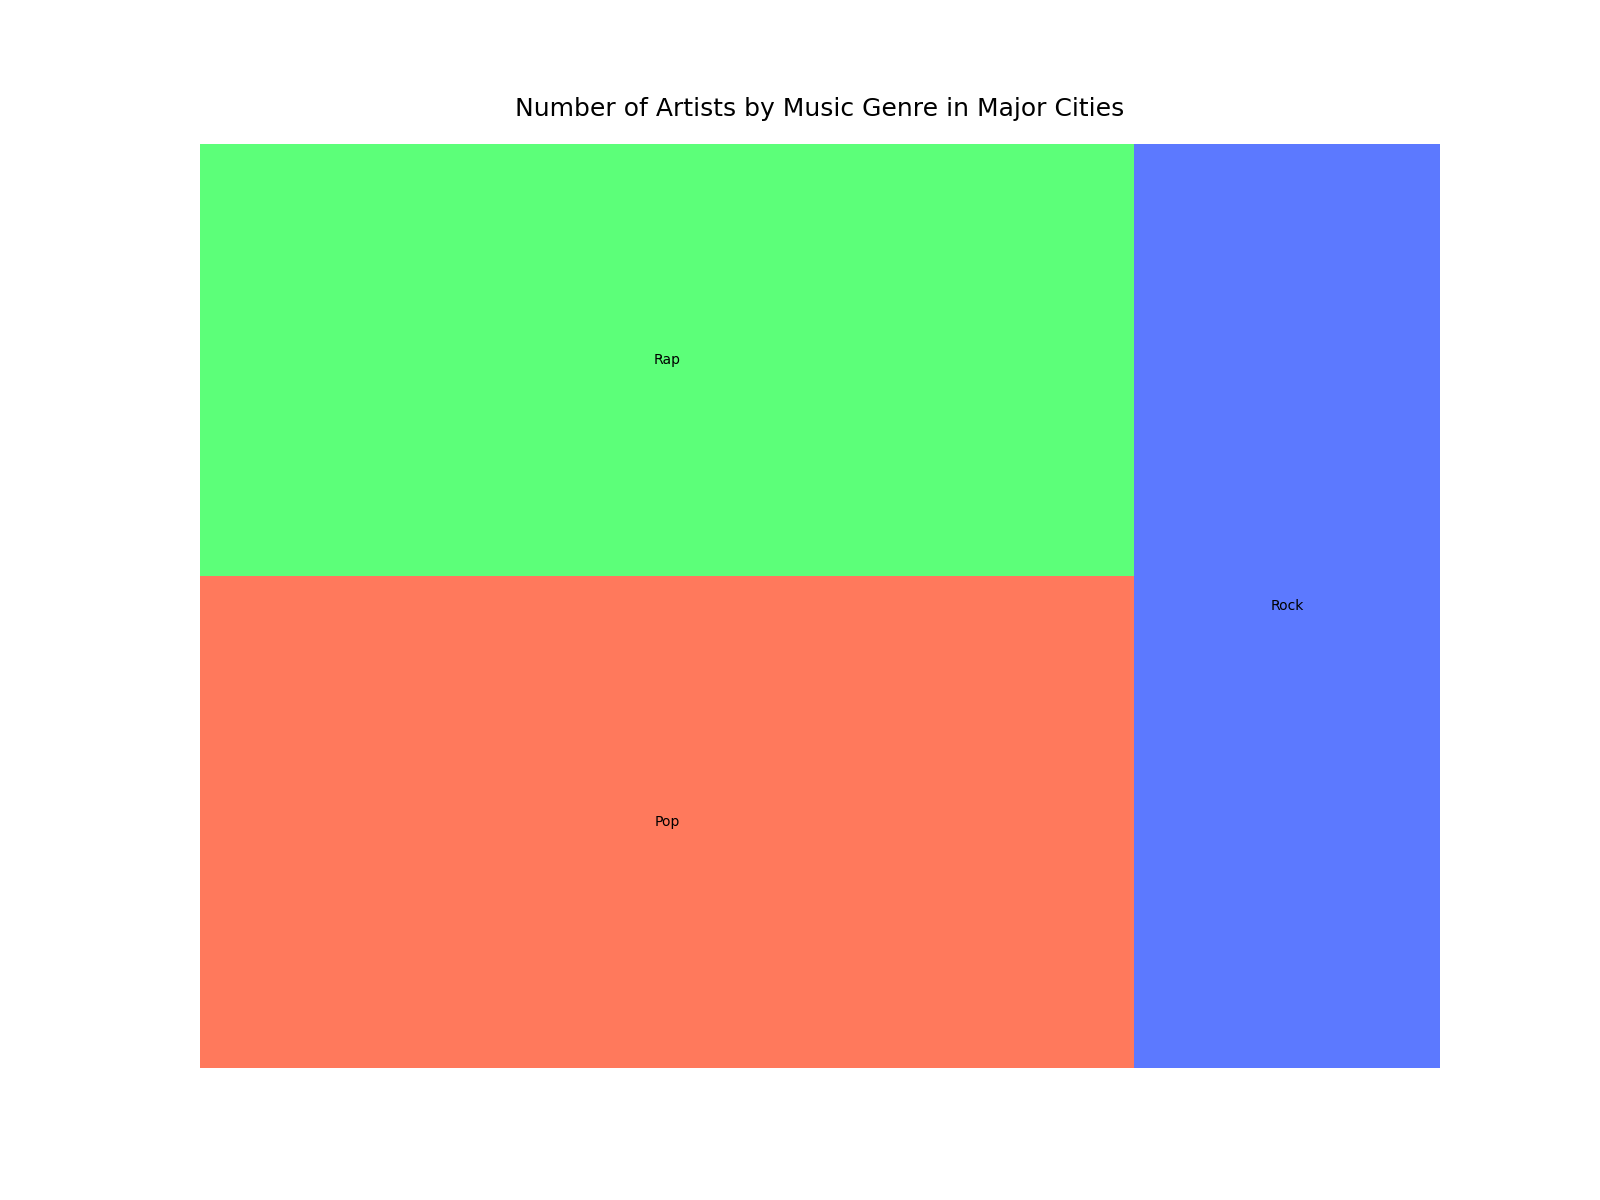

Python code for this plot:

import matplotlib.pyplot as plt
import pandas as pd
import squarify

data = {
    "City": ["New York", "New York", "New York", "Los Angeles", "Los Angeles", "Los Angeles",
             "Chicago", "Chicago", "Chicago", "Houston", "Houston", "Houston",
             "Phoenix", "Phoenix", "Phoenix", "Philadelphia", "Philadelphia", "Philadelphia",
             "San Antonio", "San Antonio", "San Antonio", "San Diego", "San Diego", "San Diego",
             "Dallas", "Dallas", "Dallas", "San Jose", "San Jose", "San Jose",
             "Seattle", "Seattle", "Seattle", "Miami", "Miami", "Miami",
             "Atlanta", "Atlanta", "Atlanta", "Boston", "Boston", "Boston"],
    "Music Genre": ["Pop", "Rap", "Rock", "Pop", "Rap", "Rock",
                    "Pop", "Rap", "Rock", "Pop", "Rap", "Rock",
                    "Pop", "Rap", "Rock", "Pop", "Rap", "Rock",
                    "Pop", "Rap", "Rock", "Pop", "Rap", "Rock",
                    "Pop", "Rap", "Rock", "Pop", "Rap", "Rock",
                    "Pop", "Rap", "Rock", "Pop", "Rap", "Rock",
                    "Pop", "Rap", "Rock", "Pop", "Rap", "Rock"],
    "Number of Artists": [520, 430, 350, 480, 400, 310, 440, 380, 290, 410, 360, 270,
                          380, 340, 250, 350, 310, 230, 320, 290, 210, 300, 270, 190,
                          280, 250, 170, 260, 240, 150, 240, 220, 130, 220, 200, 110,
                          200, 180, 90, 180, 160, 70]
}

df = pd.DataFrame(data)

grouped_data = df.groupby("Music Genre").sum().reset_index()

colors = ["#FF5733", "#33FF57", "#3357FF", "#FF33A5", "#33A5FF", "#A533FF", "#FFA533", "#33FFA5", "#FF3357"]

plt.figure(figsize=(16, 12))
squarify.plot(sizes=grouped_data['Number of Artists'], label=grouped_data['Music Genre'], alpha=0.8, color=colors)
plt.title('Number of Artists by Music Genre in Major Cities', fontsize=18, pad=20)
plt.axis('off')
plt.show()
